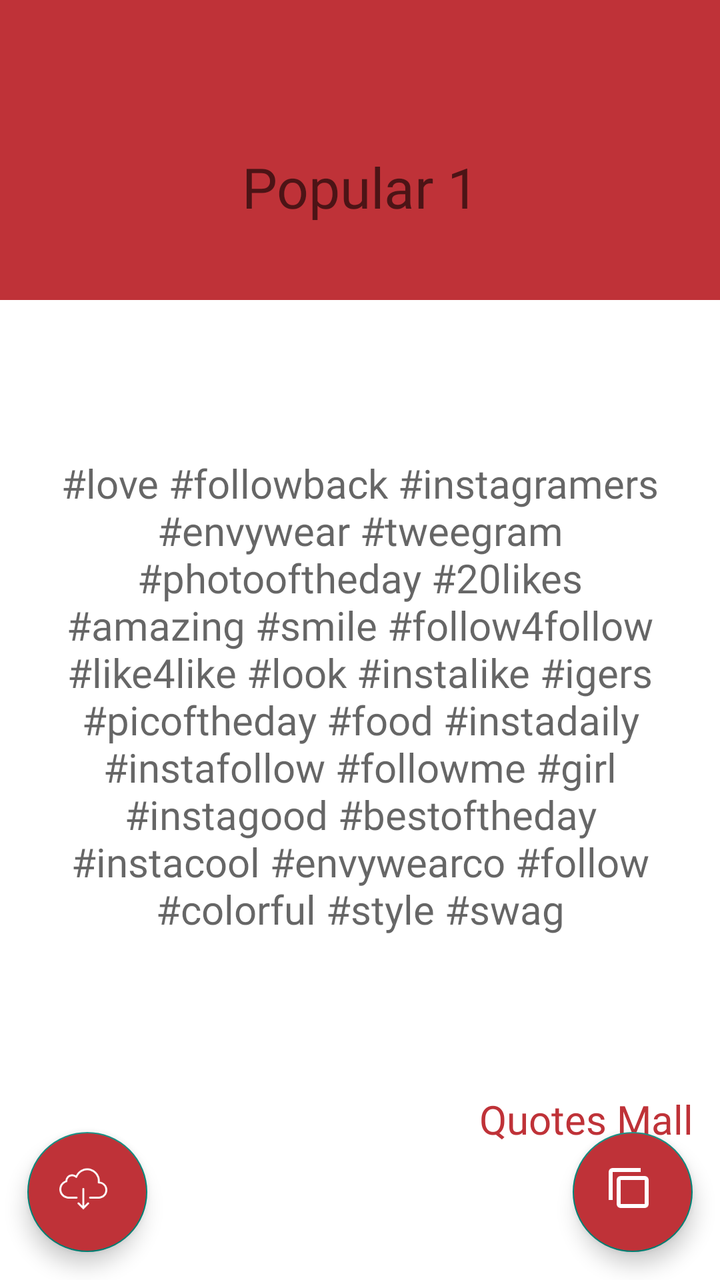
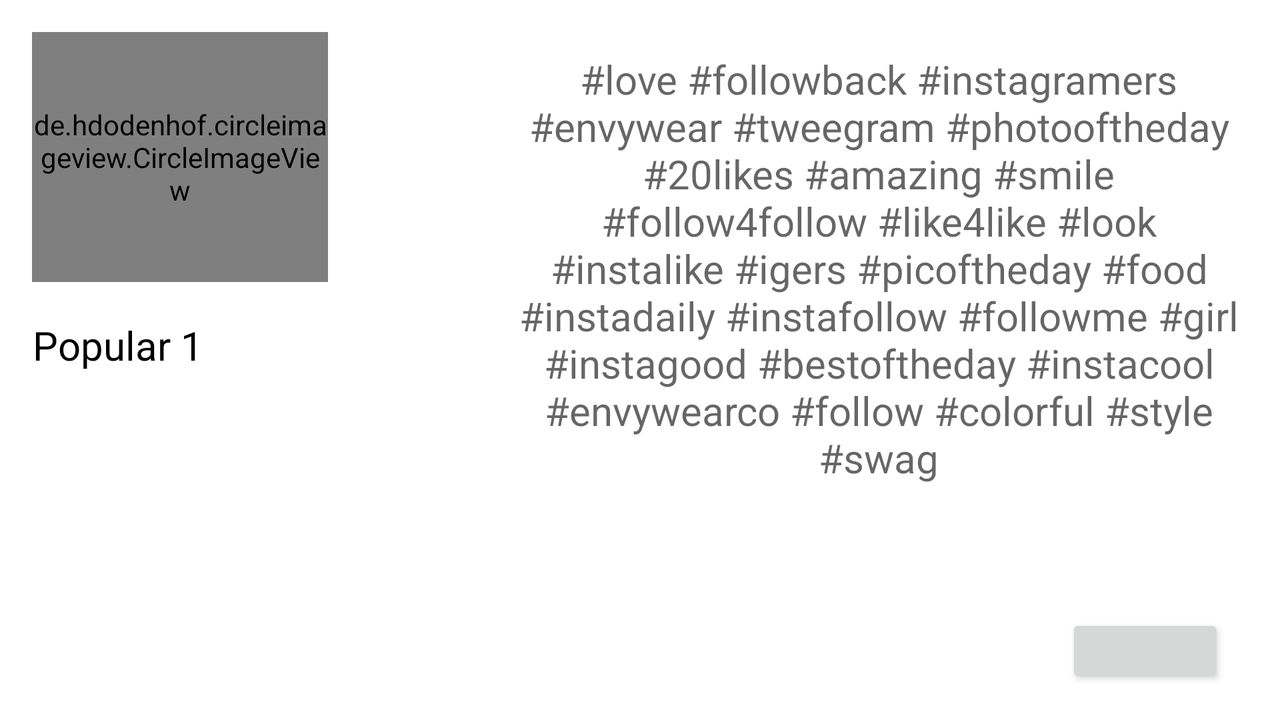

An Android layout and its configuration variant, each rendered on a device that would load it. The default file and the variant file are quoted in full after the pictures.
<!-- AndroidManifest.xml: application theme Splash -->
<!-- res/layout/activity_customview.xml -->
<?xml version="1.0" encoding="utf-8"?>
<android.support.constraint.ConstraintLayout xmlns:android="http://schemas.android.com/apk/res/android"
    xmlns:app="http://schemas.android.com/apk/res-auto"
    xmlns:tools="http://schemas.android.com/tools"
    android:layout_width="match_parent"
    android:layout_height="match_parent"
    android:background="#ffffff"
    tools:context=".customview"
    tools:layout_editor_absoluteY="25dp">

    <LinearLayout
        android:id="@+id/screenshot"
        android:layout_width="match_parent"
        android:layout_height="wrap_content"
        android:background="@color/white"
        android:orientation="vertical"
        app:layout_constraintEnd_toEndOf="parent"
        app:layout_constraintStart_toStartOf="parent"
        app:layout_constraintTop_toTopOf="parent">

        <RelativeLayout
            android:id="@+id/relativeLayout"
            android:layout_width="match_parent"
            android:layout_height="150dp"
            android:background="@color/colorPrimary">

            <TextView

                android:id="@+id/textView2"
                android:layout_width="match_parent"
                android:layout_height="wrap_content"

                android:layout_alignParentBottom="true"
                android:layout_marginBottom="38dp"
                android:fontFamily="@font/mb"

                android:hint="Popular 1"
                android:textAlignment="center"

                android:textColor="#ffffff"
                android:textSize="28sp"
                android:transitionName="titletrans" />
        </RelativeLayout>


        <TextView
            android:id="@+id/textView"
            android:layout_width="match_parent"
            android:layout_height="336dp"
            android:layout_margin="30dp"
            android:layout_marginTop="8dp"
            android:layout_marginBottom="52dp"
            android:background="@color/white"
            android:fontFamily="@font/mr"
            android:gravity="center"
            android:hint="@string/hashexample"
            android:textAlignment="center"
            android:textSize="20sp"
            android:transitionName="disctrans"
            app:layout_constraintBottom_toTopOf="@+id/buttoncopy"
            app:layout_constraintEnd_toEndOf="parent"
            app:layout_constraintHorizontal_bias="1.0"
            app:layout_constraintStart_toStartOf="parent"
            app:layout_constraintTop_toBottomOf="@+id/relativeLayout" />

        <TextView
            android:id="@+id/brand"
            android:layout_width="match_parent"
            android:layout_height="wrap_content"
            android:text="Quotes Mall"

            android:textColor="@color/colorPrimary"
            android:fontFamily="@font/mb"
            android:textAlignment="textEnd"
            android:paddingRight="40px"
android:layout_marginBottom="50px"
            android:textSize="20sp" />
    </LinearLayout>


    <android.support.design.widget.FloatingActionButton
        android:id="@+id/buttonsave"
        android:layout_width="80dp"
        android:layout_height="60dp"
        android:background="@color/colorPrimary"
        android:backgroundTint="@color/colorPrimary"
        android:fontFamily="@font/mr"
        android:src="@drawable/dc"
        android:text="save"
        app:layout_constraintBottom_toBottomOf="parent"
        app:layout_constraintEnd_toEndOf="parent"
        app:layout_constraintHorizontal_bias="0.045"
        app:layout_constraintStart_toStartOf="parent"
        app:layout_constraintTop_toTopOf="parent"
        app:layout_constraintVertical_bias="0.976" />

    <android.support.design.widget.FloatingActionButton
        android:id="@+id/buttoncopy"
        android:layout_width="80dp"
        android:layout_height="60dp"
        android:background="@color/colorPrimary"
        android:backgroundTint="@color/colorPrimary"
        android:fontFamily="@font/mr"
        android:src="@drawable/copy"
        android:text="copy"
        app:layout_constraintBottom_toBottomOf="parent"
        app:layout_constraintEnd_toEndOf="parent"
        app:layout_constraintHorizontal_bias="0.954"
        app:layout_constraintStart_toStartOf="parent"
        app:layout_constraintTop_toTopOf="parent"
        app:layout_constraintVertical_bias="0.976" />




</android.support.constraint.ConstraintLayout>
<!-- resources referenced by this layout -->
<resources>
  <color name="colorPrimary">#bf3238</color>
  <color name="white">#ffffff</color>
  <!-- drawable copy: png bitmap (drawable, 694 bytes) -->
  <!-- drawable dc: png bitmap (drawable, 2109 bytes) -->
  <string name="hashexample">#love #followback #instagramers #envywear #tweegram #photooftheday #20likes #amazing #smile #follow4follow #like4like #look #instalike #igers #picoftheday #food #instadaily #instafollow #followme #girl #instagood #bestoftheday #instacool #envywearco #follow #colorful #style #swag</string>
  <style name="Splash" parent="Theme.AppCompat.Light.NoActionBar">
          <item name="android:navigationBarColor">@color/black</item>
          <item name="android:statusBarColor">@color/white</item>
      </style>
  <color name="black">#ffffff</color>
</resources>
<!-- res/layout-land/activity_customview.xml (the repository's variant of the layout above) -->
<!-- drawn on the phone turned sideways -->
<?xml version="1.0" encoding="utf-8"?>
<android.support.constraint.ConstraintLayout xmlns:android="http://schemas.android.com/apk/res/android"
    xmlns:app="http://schemas.android.com/apk/res-auto"
    xmlns:tools="http://schemas.android.com/tools"
    android:layout_width="match_parent"
    android:layout_height="match_parent"
    android:background="#ffffff"
    tools:context=".customview"
    tools:layout_editor_absoluteY="25dp">


    <de.hdodenhof.circleimageview.CircleImageView
        android:id="@+id/circleImageView"
        android:layout_width="148dp"
        android:layout_height="125dp"
        android:layout_marginBottom="18dp"

        android:layout_marginEnd="8dp"
        android:layout_marginStart="16dp"
        android:layout_marginTop="16dp"
        android:src="@mipmap/ic_launcher"
        android:transitionName="imagetrans"
        app:layout_constraintBottom_toTopOf="@+id/textView2"
        app:layout_constraintEnd_toStartOf="@+id/textView"
        app:layout_constraintHorizontal_bias="0.0"
        app:layout_constraintStart_toStartOf="parent"
        app:layout_constraintTop_toTopOf="parent" />

    <TextView
        android:id="@+id/textView2"
        android:layout_width="wrap_content"
        android:layout_height="27dp"
        android:layout_marginBottom="94dp"
        android:layout_marginEnd="3dp"
        android:layout_marginStart="16dp"
        android:hint="Popular 1"
        android:textAlignment="center"
        android:textColor="#000000"
        android:textColorHint="#000000"
        android:textSize="20sp"
        android:transitionName="titletrans"
        app:layout_constraintBottom_toTopOf="@+id/imageView5"
        app:layout_constraintEnd_toStartOf="@+id/textView"
        app:layout_constraintHorizontal_bias="0.0"
        app:layout_constraintStart_toStartOf="parent"
        app:layout_constraintTop_toBottomOf="@+id/circleImageView" />

    <TextView
        android:id="@+id/textView"
        android:layout_width="369dp"
        android:layout_height="247dp"
        android:layout_marginBottom="25dp"
        android:layout_marginEnd="16dp"
        android:layout_marginTop="16dp"
        android:hint="@string/hashexample"
        android:paddingTop="10dp"
        android:textAlignment="center"

        android:textSize="20sp"
        android:transitionName="disctrans"
        app:layout_constraintBottom_toTopOf="@+id/buttoncopy"
        app:layout_constraintEnd_toEndOf="parent"
        app:layout_constraintTop_toTopOf="parent"
        app:layout_constraintVertical_bias="0.0" />

    <ImageView
        android:id="@+id/imageView5"
        android:layout_width="0dp"
        android:layout_height="0dp"
        android:layout_marginBottom="16dp"
        android:layout_marginEnd="344dp"
        android:layout_marginStart="16dp"

        android:transitionName="logotrans"
        app:layout_constraintBottom_toBottomOf="parent"
        app:layout_constraintEnd_toStartOf="@+id/buttoncopy"
        app:layout_constraintStart_toStartOf="parent"
        app:layout_constraintTop_toBottomOf="@+id/textView2" />

    <Button
        android:id="@+id/buttoncopy"
        android:layout_width="79dp"
        android:layout_height="37dp"
        android:layout_marginBottom="16dp"
        android:layout_marginEnd="28dp"

        app:layout_constraintBottom_toBottomOf="parent"
        app:layout_constraintEnd_toEndOf="parent"
        app:layout_constraintStart_toEndOf="@+id/imageView5" />

</android.support.constraint.ConstraintLayout>
<!-- resources referenced by the variant -->
<!-- as the phone turned sideways resolves them -->
<resources>
  <!-- mipmap ic_launcher: png bitmap (mipmap-hdpi, 1758 bytes) -->
  <string name="hashexample">#love #followback #instagramers #envywear #tweegram #photooftheday #20likes #amazing #smile #follow4follow #like4like #look #instalike #igers #picoftheday #food #instadaily #instafollow #followme #girl #instagood #bestoftheday #instacool #envywearco #follow #colorful #style #swag</string>
  <style name="Splash" parent="Theme.AppCompat.Light.NoActionBar">
          <item name="android:navigationBarColor">@color/black</item>
          <item name="android:statusBarColor">@color/white</item>
      </style>
  <color name="black">#ffffff</color>
  <color name="white">#ffffff</color>
</resources>
